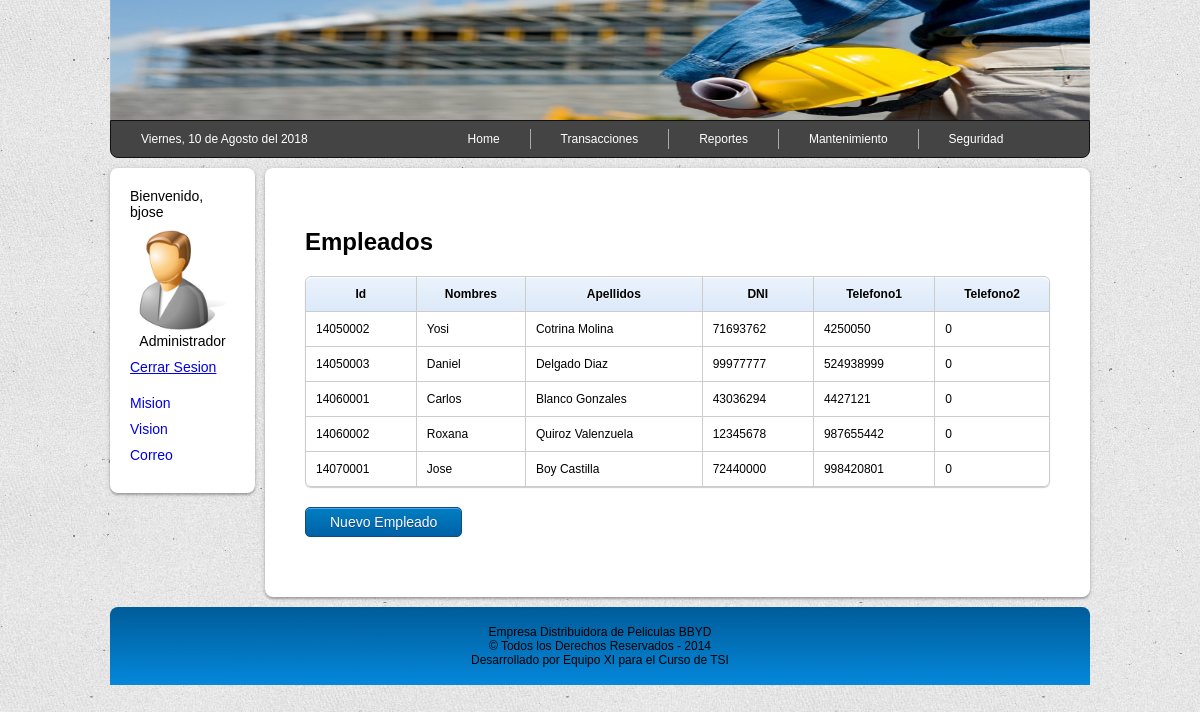
The page /vista/empleado.php (signed in) on the database its author committed.
### tables this page shows
CREATE TABLE `empleado` (
  `idempleado` int(7) unsigned NOT NULL,
  `nombres` varchar(60) NOT NULL,
  `apellidopat` varchar(30) NOT NULL,
  `apellidomat` varchar(30) NOT NULL,
  `dni` int(8) NOT NULL,
  `direccion` varchar(60) NOT NULL,
  `telefono1` int(9) NOT NULL,
  `telefono2` int(9) NOT NULL,
  `idarea` int(4) NOT NULL,
  `idcargo` int(4) NOT NULL,
  PRIMARY KEY (`idempleado`)
);

### vista/empleado.php (the view, shortened to what this page needs)
<?php
include('../modelo/conexion.php');
$enlace = "<a href='../modelo/logout.php'>Cerrar Sesion</a>";
$query = "select * from empleado";
$listEmpleado = $conexion->query($query);
$tabla = "<table class='marco'>";
$tabla .= <<<FIN
<tr>
<th>Id</th>
<th>Nombres</th>
<th>Apellidos</th>
<th>DNI</th>
<th>Telefono1</th>
<th>Telefono2</th>
</tr>
FIN;
while ($linea = $listEmpleado->fetch_assoc()) {
	$tabla .= "<tr>";
	$tabla .= "<td>{$linea['idempleado']}</td>";
	$tabla .= "<td>{$linea['nombres']}</td>";
	$tabla .= "<td>{$linea['apellidopat']} {$linea['apellidomat']}</td>";
	$tabla .= "<td>{$linea['dni']}</td>";
	$tabla .= "<td>{$linea['telefono1']}</td>";
	$tabla .= "<td>{$linea['telefono2']}</td>";
	$tabla .= "</tr>";
}
$tabla .="</table>";
?>
<!DOCTYPE html>
<html lang="es">
<head>
	<link rel="stylesheet" href="../vista/css/style.css">
</head>
<body>
	<div class="container">
		<div class="header">
		</div>
		<div class="menu-div">
			<?php include('../vista/include/menu.php'); ?>
		</div>
		<div class="sidebar">
			<div class="menuside">
				<?php include('../vista/include/sidebar.php'); ?>
			</div>
		</div>
		<div class="content">
			<div class="main">
				<h2>Empleados</h2>
				<div>
				<?php echo $tabla; ?>
				</div>
				<div class="divboton">
					<a href="../vista/agregarempleado.php" class="boton">Nuevo Empleado</a>
				</div>
			</div>
		</div>
		<div class="footer">
			<?php include('../vista/include/footer.php'); ?>
		</div>
	</div>
</body>
</html>

### vista/css/style.css (style rules this page uses)
body { background-image: url(../images/bg.jpg); font-family: sans-serif; font-size: 16px; margin: 0px; }
h2 { color: black; }
table { *border-collapse: collapse; border-spacing: 0; width: 100%; }
.container { width: 980px; margin: auto; }
.header { background-image: url(../images/header.jpg); background-attachment: fixed; background-repeat: no-repeat; background-position: top; background-size: 980px 120px; height: 120px; }
.content { float: left; width: 830px; }
.footer { clear: both; background-image: url(../images/background.jpg); padding: 18px; font-size: 12px; text-align: center; -moz-border-radius: 8px 8px 0 0; -webkit-border-radius: 8px 8px 0 0; border-radius: 8px 8px 0 0; }
.sidebar { float: left; width: 150px; }
.menuside { padding: 20px; margin: 10px 5px 10px 0px; background-color: white; border-radius: 8px; box-shadow: 0 2px 2px rgba(0,0,0,0.2), 0 1px 5px rgba(0,0,0,0.2); font-size: 14px; }
.main { padding: 40px; margin: 10px 0px 10px 5px; background-color: white; box-shadow: 0 2px 2px rgba(0,0,0,0.2), 0 1px 5px rgba(0,0,0,0.2); border-radius: 8px; }
.divboton { margin: 20px 0 20px 0; }
.boton { -moz-box-shadow:inset 0px 1px 0px 0px #54a3f7; -webkit-box-shadow:inset 0px 1px 0px 0px #54a3f7; box-shadow:inset 0px 1px 0px 0px #54a3f7; background:-webkit-gradient(linear, left top, left bottom, color-stop(0.05, #007dc1), color-stop(1, #0061a7)); background:-moz-linear-gradient(top, #007dc1 5%, #0061a7 100%); background:-webkit-linear-gradient(top, #007dc1 5%, #0061a7 100%); background:-o-linear-gradient(top, #007dc1 5%, #0061a7 100%); background:-ms-linear-gradient(top, #007dc1 5%, #0061a7 100%); background:linear-gradient(to bottom, #007dc1 5%, #0061a7 100%); filter:progid:DXImageTransform.Microsoft.gradient(startColorstr='#007dc1', endColorstr='#0061a7',GradientType=0); background-color:#007dc1; -moz-border-radius:5px; -webkit-border-radius:5px; border-radius:5px; border:1px solid #124d77; display:inline-block; color:#ffffff; font-family:Arial; font-size:14px; font-weight:normal; padding:6px 24px; text-decoration:none; text-shadow:0px 1px 0px #154682; }
.marco { margin: auto; font-size: 12px; border: solid #ccc 1px; -moz-border-radius: 6px; -webkit-border-radius: 6px; border-radius: 6px; -webkit-box-shadow: 0 1px 1px #ccc; -moz-box-shadow: 0 1px 1px #ccc; box-shadow: 0 1px 1px #ccc; }
.marco td, .marco th { border-left: 1px solid #ccc; border-top: 1px solid #ccc; padding: 10px; text-align: left; }
.marco th { background-color: #dce9f9; background-image: -webkit-gradient(linear, left top, left bottom, from(#ebf3fc), to(#dce9f9)); background-image: -webkit-linear-gradient(top, #ebf3fc, #dce9f9); background-image: -moz-linear-gradient(top, #ebf3fc, #dce9f9); background-image: -ms-linear-gradient(top, #ebf3fc, #dce9f9); background-image: -o-linear-gradient(top, #ebf3fc, #dce9f9); background-image: linear-gradient(top, #ebf3fc, #dce9f9); -webkit-box-shadow: 0 1px 0 rgba(255,255,255,.8) inset; -moz-box-shadow:0 1px 0 rgba(255,255,255,.8) inset; box-shadow: 0 1px 0 rgba(255,255,255,.8) inset; border-top: none; text-align: center; text-shadow: 0 1px 0 rgba(255,255,255,.5); }
.marco td:first-child, .marco th:first-child { border-left: none; }
.marco th:first-child { -moz-border-radius: 6px 0 0 0; -webkit-border-radius: 6px 0 0 0; border-radius: 6px 0 0 0; }
.marco th:last-child { -moz-border-radius: 0 6px 0 0; -webkit-border-radius: 0 6px 0 0; border-radius: 0 6px 0 0; }
.marco tr:last-child td:first-child { -moz-border-radius: 0 0 0 6px; -webkit-border-radius: 0 0 0 6px; border-radius: 0 0 0 6px; }
.marco tr:last-child td:last-child { -moz-border-radius: 0 0 6px 0; -webkit-border-radius: 0 0 6px 0; border-radius: 0 0 6px 0; }
.menu-div { padding: 0px; }

### rows shown on the page
empleado: idempleado "14050002", nombres "Yosi", apellidopat "Cotrina", apellidomat "Molina", dni "71693762", telefono1 "4250050", telefono2 "0"
empleado: idempleado "14050003", nombres "Daniel", apellidopat "Delgado", apellidomat "Diaz", dni "99977777", telefono1 "524938999", telefono2 "0"
empleado: idempleado "14060001", nombres "Carlos", apellidopat "Blanco", apellidomat "Gonzales", dni "43036294", telefono1 "4427121", telefono2 "0"
empleado: idempleado "14060002", nombres "Roxana", apellidopat "Quiroz", apellidomat "Valenzuela", dni "12345678", telefono1 "987655442", telefono2 "0"
empleado: idempleado "14070001", nombres "Jose", apellidopat "Boy", apellidomat "Castilla", dni "72440000", telefono1 "998420801", telefono2 "0"

### other values the page prints
$_SESSION['usuario'] "bjose"
$_SESSION['perfil'] "Administrador"
